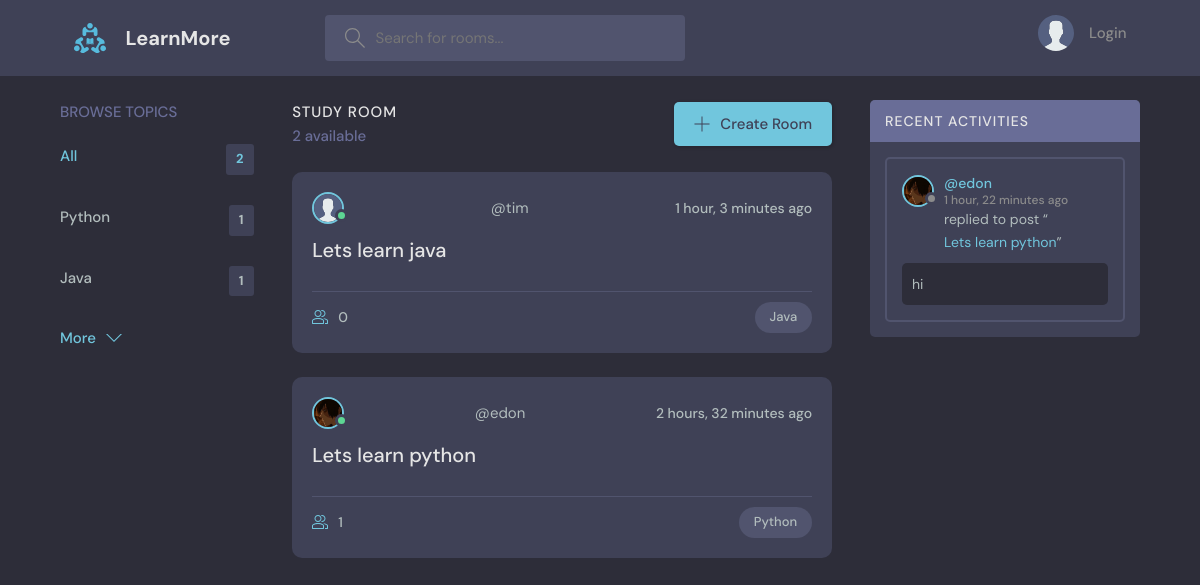
The page / on the database its author committed.
### base/models.py (models this page shows, shortened)
class Topic(models.Model):
    name = models.CharField(max_length=200)

class Room(models.Model):
    host = models.ForeignKey(User, on_delete=models.SET_NULL, null=True)
    topic = models.ForeignKey(Topic, on_delete=models.SET_NULL, null=True)
    name = models.CharField(max_length=200)
    description = models.TextField(null=True, blank=True)
    participants = models.ManyToManyField(User, related_name='participants', blank=True)
    updated = models.DateTimeField(auto_now=True)
    created = models.DateTimeField(auto_now_add=True)
    class Meta:
        ordering = ['-updated', '-created']
    def __str__(self):
        return self.name

class User(AbstractUser):
    name = models.CharField(max_length=200, null=True)
    email = models.EmailField(unique=True, null=True)
    bio = models.TextField(null=True)
    avatar = models.ImageField(null=True, default="avatar.svg")
    USERNAME_FIELD = 'email'
    REQUIRED_FIELDS = []

class Message(models.Model):
    user = models.ForeignKey(User, on_delete=models.CASCADE)
    room = models.ForeignKey(Room, on_delete=models.CASCADE)
    body = models.TextField()
    updated = models.DateTimeField(auto_now=True)
    created = models.DateTimeField(auto_now_add=True)
    class Meta:
        ordering = ['-updated', '-created']

### base/views.py (the view)
# urls.py: path('', views.home, name="home"),
def home(request):
    q = request.GET.get('q') if request.GET.get('q') != None else ''
    rooms = Room.objects.filter(
        Q(topic__name__icontains=q) |
        Q(name__contains=q) |
        Q(description__icontains=q)
        )
    topics = Topic.objects.all()[0:5]
    room_count = rooms.count()
    room_messages = Message.objects.filter(Q(room__topic__name__icontains=q))
    context = {'rooms':rooms, 'topics':topics, 'room_messages':room_messages, 'room_count': room_count}
    return render(request, 'home.html', context)

### templates/home.html (shortened to what this page needs)
{% extends 'main.html' %}
{% block content %}
    <main class="layout layout--3">
      <div class="container">
        <div>
          {% include 'topics_component.html' %}
        </div>
        <div class="roomList">
          <div class="roomList__header">
            <div>
              <h2>Study Room</h2>
              <p>{{room_count}} available</p>
            </div>
            <a class="btn btn--main" href="{% url 'create-room' %}">
              <svg version="1.1" xmlns="http://www.w3.org/2000/svg" width="32" height="32" viewBox="0 0 32 32">
                <title>add</title>
                <path
                  d="M16.943 0.943h-1.885v14.115h-14.115v1.885h14.115v14.115h1.885v-14.115h14.115v-1.885h-14.115v-14.115z"
                ></path>
              </svg>
              Create Room
            </a>
          </div>
          {% include 'feed_component.html' %}
        </div>
        <div>
          {% include 'activity_component.html' %}
        </div>
      </div>
    </main>
{% endblock content %}

### templates/topics_component.html
<div class="topics">
    <div class="topics__header">
      <h2>Browse Topics</h2>
    </div>
    <ul class="topics__list">
      <li>
        <a href="{% url 'home' %}" class="active">All <span>{{topics.count}}</span></a>
      </li>
      {% for topic in topics %}
      <li>
        <a href="{% url 'home' %}?q={{topic.name}}">{{topic.name}}<span>{{topic.room_set.all.count}}</span></a>
      </li>
      {% endfor %}
    </ul>
    <a class="btn btn--link" href="{% url 'topics' %}">
      More
      <svg version="1.1" xmlns="http://www.w3.org/2000/svg" width="32" height="32" viewBox="0 0 32 32">
        <title>chevron-down</title>
        <path d="M16 21l-13-13h-3l16 16 16-16h-3l-13 13z"></path>
      </svg>
    </a>
  </div>

### templates/feed_component.html (shortened to what this page needs)
{% for room in rooms %}
<div class="roomListRoom">
    <div class="roomListRoom__header">
        <div class="avatar avatar--small active">
          <img src="{{room.host.avatar.url}}" />
        </div>
        <span>@{{room.host.username}}</span>
      <div class="roomListRoom__actions">
        <span>{{room.created|timesince}} ago</span>
      </div>
    </div>
    <div class="roomListRoom__content">
      <a href="{% url 'room' room.id %}">{{room.name}}</a>
    </div>
    <div class="roomListRoom__meta">
      <a class="roomListRoom__joined">
        {{room.participants.all.count}}
      </a>
      <p class="roomListRoom__topic">{{room.topic.name}}</p>
    </div>
  </div>
{% endfor %}

### templates/activity_component.html (shortened to what this page needs)
<div class="activities">
    <div class="activities__header">
        <h2>Recent Activities</h2>
    </div>
    {% for message in room_messages %}
    <div class="activities__box">
        <div class="activities__boxHeader roomListRoom__header">
            <a href="{% url 'user-profile' message.user.id %}" class="roomListRoom__author">
                <div class="avatar avatar--small">
                    <img src="{{message.user.avatar.url}}" />
                </div>
                <p>
                    @{{message.user.username}}
                    <span>{{message.created|timesince}} ago</span>
                </p>
            </a>
        </div>
        <div class="activities__boxContent">
            <p>replied to post “<a href="{% url 'room' message.room.id %}">{{message.room}}</a>”</p>
            <div class="activities__boxRoomContent">{{message.body}}</div>
        </div>
    </div>
    {% endfor %}
</div>

### rows shown on the page
Topic: name "Python", room_set.all.count "1"
Topic: name "Java", room_set.all.count "1"
Room: host.avatar (placeholder picture), host.username "tim", created "1 hour, 3 minutes", name "Lets learn java", participants.all.count "0", topic.name "Java"
Room: host.avatar (picture), host.username "edon", created "2 hours, 32 minutes", name "Lets learn python", participants.all.count "1", topic.name "Python"
Message: user.avatar (picture), user.username "edon", created "1 hour, 22 minutes", room "Lets learn python", body "hi"

### other values the page prints
{{ topics.count }} "2"
{{ room_count }} "2"
